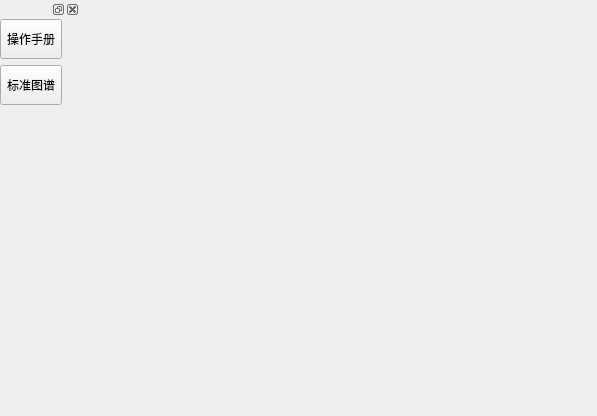
<?xml version="1.0" encoding="UTF-8"?>
<ui version="4.0">
 <class>FormSop</class>
 <widget class="QWidget" name="FormSop">
  <property name="geometry">
   <rect>
    <x>0</x>
    <y>0</y>
    <width>597</width>
    <height>416</height>
   </rect>
  </property>
  <property name="windowTitle">
   <string>Form</string>
  </property>
  <property name="autoFillBackground">
   <bool>false</bool>
  </property>
  <layout class="QHBoxLayout" name="horizontalLayout">
   <property name="spacing">
    <number>0</number>
   </property>
   <property name="leftMargin">
    <number>0</number>
   </property>
   <property name="topMargin">
    <number>0</number>
   </property>
   <property name="rightMargin">
    <number>0</number>
   </property>
   <property name="bottomMargin">
    <number>0</number>
   </property>
   <item>
    <widget class="QDockWidget" name="dockWidget">
     <property name="maximumSize">
      <size>
       <width>80</width>
       <height>524287</height>
      </size>
     </property>
     <widget class="QWidget" name="dockWidgetContents">
      <layout class="QVBoxLayout" name="verticalLayout">
       <property name="leftMargin">
        <number>0</number>
       </property>
       <property name="topMargin">
        <number>0</number>
       </property>
       <property name="rightMargin">
        <number>0</number>
       </property>
       <property name="bottomMargin">
        <number>0</number>
       </property>
       <item>
        <widget class="QToolButton" name="toolButton">
         <property name="minimumSize">
          <size>
           <width>60</width>
           <height>40</height>
          </size>
         </property>
         <property name="toolTip">
          <string>操作手册</string>
         </property>
         <property name="statusTip">
          <string>操作手册</string>
         </property>
         <property name="text">
          <string>操作手册</string>
         </property>
         <property name="icon">
          <iconset resource="res.qrc">
           <normaloff>:/icon/ta.png</normaloff>:/icon/ta.png</iconset>
         </property>
         <property name="iconSize">
          <size>
           <width>64</width>
           <height>64</height>
          </size>
         </property>
        </widget>
       </item>
       <item>
        <widget class="QToolButton" name="toolButton_2">
         <property name="minimumSize">
          <size>
           <width>60</width>
           <height>40</height>
          </size>
         </property>
         <property name="toolTip">
          <string>标准图谱</string>
         </property>
         <property name="statusTip">
          <string>标准图谱</string>
         </property>
         <property name="text">
          <string>标准图谱</string>
         </property>
         <property name="icon">
          <iconset resource="res.qrc">
           <normaloff>:/icon/tb.png</normaloff>:/icon/tb.png</iconset>
         </property>
         <property name="iconSize">
          <size>
           <width>64</width>
           <height>64</height>
          </size>
         </property>
        </widget>
       </item>
       <item>
        <spacer name="verticalSpacer">
         <property name="orientation">
          <enum>Qt::Vertical</enum>
         </property>
         <property name="sizeHint" stdset="0">
          <size>
           <width>20</width>
           <height>40</height>
          </size>
         </property>
        </spacer>
       </item>
      </layout>
     </widget>
    </widget>
   </item>
   <item>
    <widget class="QLabel" name="label">
     <property name="autoFillBackground">
      <bool>true</bool>
     </property>
     <property name="text">
      <string/>
     </property>
    </widget>
   </item>
  </layout>
 </widget>
 <resources>
  <include location="res.qrc"/>
 </resources>
 <connections/>
</ui>
